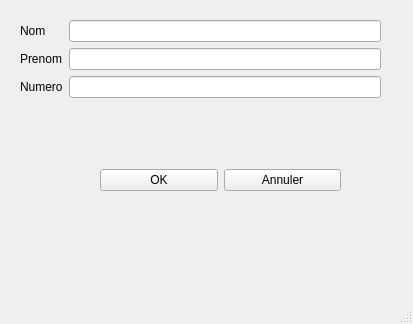
<?xml version="1.0" encoding="UTF-8"?>
<ui version="4.0">
 <class>fenetre2</class>
 <widget class="QMainWindow" name="fenetre2">
  <property name="geometry">
   <rect>
    <x>0</x>
    <y>0</y>
    <width>413</width>
    <height>324</height>
   </rect>
  </property>
  <property name="windowTitle">
   <string>MainWindow</string>
  </property>
  <property name="toolTip">
   <string>&lt;html&gt;&lt;head/&gt;&lt;body&gt;&lt;p&gt;&lt;br/&gt;&lt;/p&gt;&lt;/body&gt;&lt;/html&gt;</string>
  </property>
  <property name="whatsThis">
   <string>&lt;html&gt;&lt;head/&gt;&lt;body&gt;&lt;p&gt;&lt;br/&gt;&lt;/p&gt;&lt;/body&gt;&lt;/html&gt;</string>
  </property>
  <property name="styleSheet">
   <string notr="true"/>
  </property>
  <widget class="QWidget" name="centralwidget">
   <widget class="QWidget" name="formLayoutWidget">
    <property name="geometry">
     <rect>
      <x>20</x>
      <y>20</y>
      <width>361</width>
      <height>111</height>
     </rect>
    </property>
    <layout class="QFormLayout" name="formLayout">
     <property name="fieldGrowthPolicy">
      <enum>QFormLayout::AllNonFixedFieldsGrow</enum>
     </property>
     <item row="0" column="0">
      <widget class="QLabel" name="nomLabel">
       <property name="text">
        <string>Nom</string>
       </property>
      </widget>
     </item>
     <item row="0" column="1">
      <widget class="QLineEdit" name="nomLineEdit"/>
     </item>
     <item row="1" column="0">
      <widget class="QLabel" name="prenomLabel">
       <property name="text">
        <string>Prenom</string>
       </property>
      </widget>
     </item>
     <item row="1" column="1">
      <widget class="QLineEdit" name="prenomLineEdit"/>
     </item>
     <item row="2" column="0">
      <widget class="QLabel" name="numeroLabel">
       <property name="text">
        <string>Numero</string>
       </property>
      </widget>
     </item>
     <item row="2" column="1">
      <widget class="QLineEdit" name="numeroLineEdit"/>
     </item>
    </layout>
   </widget>
   <widget class="QWidget" name="horizontalLayoutWidget">
    <property name="geometry">
     <rect>
      <x>100</x>
      <y>140</y>
      <width>241</width>
      <height>80</height>
     </rect>
    </property>
    <layout class="QHBoxLayout" name="horizontalLayout_4">
     <item>
      <widget class="QPushButton" name="pushButton">
       <property name="text">
        <string>OK</string>
       </property>
      </widget>
     </item>
     <item>
      <widget class="QPushButton" name="pushButton_2">
       <property name="text">
        <string>Annuler</string>
       </property>
      </widget>
     </item>
    </layout>
   </widget>
  </widget>
  <widget class="QMenuBar" name="menubar">
   <property name="geometry">
    <rect>
     <x>0</x>
     <y>0</y>
     <width>413</width>
     <height>25</height>
    </rect>
   </property>
  </widget>
  <widget class="QStatusBar" name="statusbar"/>
 </widget>
 <resources/>
 <connections/>
</ui>
